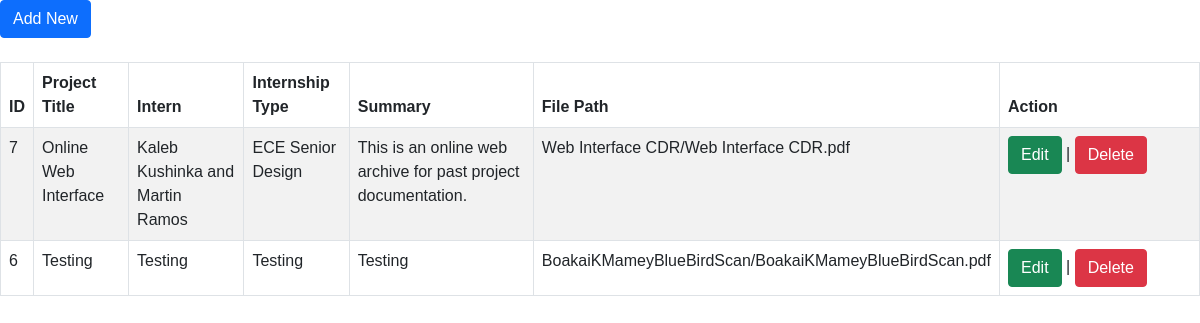
/index, run on the app's committed database.
### app/models.py (models this page shows)
class Project(Base):
    __tablename__ = "project"
    id = Column(Integer, primary_key=True, index=True)
    title = Column(String, index=True)
    author = Column(String, index=True)
    project_type = Column(String, index=True)
    summary = Column(String, index=True)
    file_path = Column(String(255), index=True)
    img_file_path = Column(String(255), index=True)

### app/main.py (the view)
@app.get("/index")
async def home(request: Request, db: Session = Depends(get_db)):
    project = db.query(models.Project).order_by(models.Project.id.desc())
    return templates.TemplateResponse("index.html", {"request": request, "project": project})

### templates/index.html (shortened to what this page needs)
<!DOCTYPE html>
<html lang="en">
<head>
    <link href="https://cdn.jsdelivr.net/npm/bootstrap@5.0.2/dist/css/bootstrap.min.css" rel="stylesheet">
    <link rel="stylesheet" href="{{ url_for('static', path='css/upload-page-css.css') }}">
</head>
<body>
<div class="row">
    <div class="col-12">
        <a href="addnew/" class="btn btn-primary">Add New</a>
        <br><br>
        <table class="table table-bordered table-striped">
            <thead>
                <tr>
                    <th>ID</th>
                    <th>Project Title</th>
                    <th>Intern</th>
                    <th>Internship Type</th>
                    <th>Summary</th>
                    <th>File Path</th>
                    <th width="200">Action</th>
                </tr>
            </thead>
            <tbody>
                {% for rs in project %}
                    <tr>
                        <td>{{ rs.id }}</td>
                        <td>{{ rs.title }}</td>
                        <td>{{ rs.author }}</td>
                        <td>{{ rs.project_type }}</td>
                        <td>{{ rs.summary }}</td>
                        <td>{{ rs.file_path }}</td>
                        <td>
                            <a href="edit/{{ rs.id }}" class="btn btn-success">Edit</a> | <a href="delete/{{ rs.id }}" class="btn btn-danger">Delete</a>
                        </td>
                    </tr>
                {% endfor %}
            </tbody>
        </table>
    </div>
</div>
</body>
</html>

### static/css/upload-page-css.css (style rules this page uses)
* { margin: 0; padding: 0; box-sizing: border-box; font-family: sans-serif; }

### data on the page
Project: id "7", title "Online Web Interface", author "Kaleb Kushinka and Martin Ramos", project_type "ECE Senior Design", summary "This is an online web archive for past project documentation.", file_path "Web Interface CDR/Web Interface CDR.pdf"
Project: id "6", title "Testing", author "Testing", project_type "Testing", summary "Testing", file_path "BoakaiKMameyBlueBirdScan/BoakaiKMameyBlueBirdScan.pdf"
